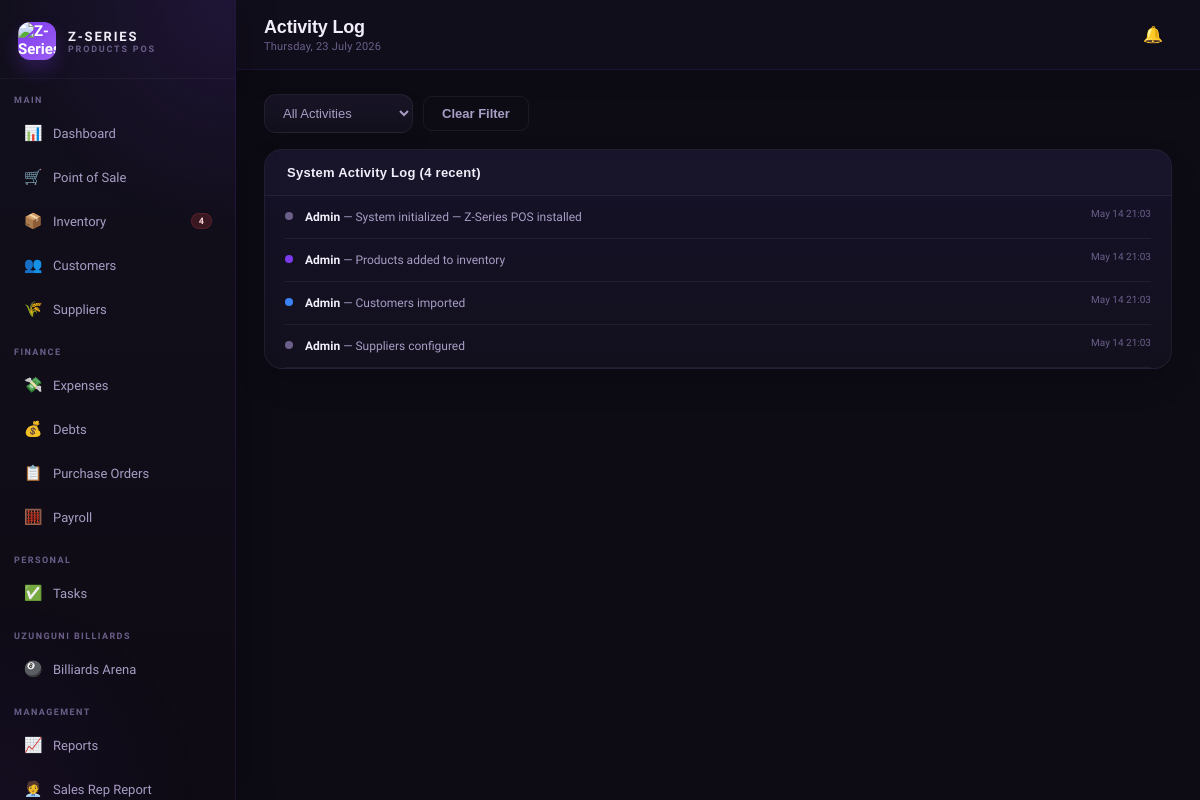
Screenshot of /activity.php (signed in) with the database file from the repository.
### tables this page shows
CREATE TABLE activity_log (
  id INT AUTO_INCREMENT PRIMARY KEY,
  user_id INT,
  user_name VARCHAR(100),
  action VARCHAR(255),
  details TEXT,
  type ENUM('sale','product','customer','expense','debt','po','task','payroll','system') DEFAULT 'system',
  created_at TIMESTAMP DEFAULT CURRENT_TIMESTAMP
);

### activity.php (the view, shortened to what this page needs)
<?php
require_once 'includes/header.php';
$type_f = $_GET['type']??'';
$allowed_types = ['sale','product','customer','expense','debt','po','task','payroll','system'];
if (!in_array($type_f, $allowed_types, true)) {
  $type_f = '';
}
if ($type_f) {
  $stmt = $conn->prepare("SELECT * FROM activity_log WHERE type = ? ORDER BY created_at DESC LIMIT 100");
  $stmt->bind_param('s', $type_f);
  $stmt->execute();
  $logs = $stmt->get_result();
} else {
  $logs = $conn->query("SELECT * FROM activity_log ORDER BY created_at DESC LIMIT 100");
}
$type_colors = ['sale'=>'var(--success)','product'=>'var(--purple)','customer'=>'var(--info)','expense'=>'var(--danger)','debt'=>'var(--warning)','po'=>'var(--purple2)','task'=>'var(--info)','payroll'=>'var(--purple)','system'=>'var(--text3)'];
?>
<form method="GET" style="display:contents"><div class="filter-bar">
  <select class="filter-select" name="type" onchange="this.form.submit()">
    <option value="">All Activities</option>
  </select>
  <a href="activity.php" class="btn btn-outline">Clear Filter</a>
</div></form>
<div class="card"><div class="card-header"><span class="card-title">System Activity Log (<?=$logs->num_rows?> recent)</span></div>
<div class="card-body" style="padding:0 20px">
<?php while($log=$logs->fetch_assoc()):
$color = $type_colors[$log['type']]??'var(--text3)';
?>
<div class="act-item">
  <div class="act-dot" style="background:<?=$color?>"></div>
  <div class="act-text">
    <span style="color:var(--text);font-weight:600"><?=htmlspecialchars($log['user_name']??'System')?></span>
    — <?=htmlspecialchars($log['action'])?>
  </div>
  <div class="act-time"><?=date('M d H:i',strtotime($log['created_at']))?></div>
</div>
<?php endwhile; if($logs->num_rows===0):?>
<div class="empty-state"><div class="empty-state-icon"></div><div class="empty-state-title">No activity yet</div></div>
<?php endif;?>
</div></div>
<?php require_once 'includes/footer.php'; ?>

### css/style.css (style rules this page uses)
* { margin:0;padding:0;box-sizing:border-box }
:root { --bg:#0D0B14;--bg2:#13101E;--bg3:#1A1628;--bg4:#211D35; --purple:#7C3AED;--purple2:#9D5FF5;--purple3:#5B21B6; --purple-glow:rgba(124,58,237,0.15);--purple-light:rgba(124,58,237,0.08); --text:#F1EEF9;--text2:#A89DC4;--text3:#6B5F8A; --border:rgba(124,58,237,0.18);--border2:rgba(255,255,255,0.06); --success:#10B981;--warning:#F59E0B;--danger:#EF4444;--info:#3B82F6; --card-bg:#16122A; }
body { font-family:'Satoshi',sans-serif;background:var(--bg);color:var(--text);min-height:100vh }
.premium-content .stats-grid, .premium-content .grid-2, .premium-content .grid-3-1, .premium-content .card, .premium-content .filter-bar { position:relative;z-index:1 }
.card { background:linear-gradient(180deg,rgba(22,18,42,0.96),rgba(19,16,30,0.98));border:1px solid var(--border2);border-radius:18px;overflow:hidden;margin-bottom:16px;box-shadow:0 14px 30px rgba(0,0,0,0.16) }
.card-header { padding:15px 22px;border-bottom:1px solid var(--border2);display:flex;align-items:center;justify-content:space-between;background:rgba(255,255,255,0.01) }
.card-title { font-size:13px;font-weight:800;color:var(--text);font-family:'Syne',sans-serif;letter-spacing:0.02em }
.card-body { padding:18px 22px }
.btn { padding:9px 18px;border-radius:9px;border:none;font-size:13px;font-weight:600;cursor:pointer;font-family:'DM Sans',sans-serif;transition:all 0.15s;text-decoration:none;display:inline-flex;align-items:center;gap:6px }
.btn-outline { background:transparent;border:1px solid var(--border2);color:var(--text2) }
.filter-bar { display:flex;gap:10px;margin-bottom:16px;align-items:center;flex-wrap:wrap }
.filter-select { padding:10px 14px;background:linear-gradient(180deg,rgba(26,22,40,0.92),rgba(19,16,30,0.98));border:1px solid var(--border2);border-radius:12px;color:var(--text2);font-size:13px;font-family:'DM Sans',sans-serif;outline:none;cursor:pointer;box-shadow:0 10px 22px rgba(0,0,0,0.08) }
.act-item { display:flex;align-items:flex-start;gap:12px;padding:12px 0;border-bottom:1px solid var(--border2) }
.act-dot { width:8px;height:8px;border-radius:50%;flex-shrink:0;margin-top:4px }
.act-text { flex:1;font-size:12px;color:var(--text2);line-height:1.5 }
.act-time { font-size:10px;color:var(--text3);white-space:nowrap }

### rows the page displays
activity_log: user_name "Admin", action "System initialized — Z-Series POS installed", created_at "May 14 21:03"
activity_log: user_name "Admin", action "Products added to inventory", created_at "May 14 21:03"
activity_log: user_name "Admin", action "Customers imported", created_at "May 14 21:03"
activity_log: user_name "Admin", action "Suppliers configured", created_at "May 14 21:03"

### other values shown
$low_stock_count "4"
$page_title "Activity Log"
$logs->num_rows "4"
